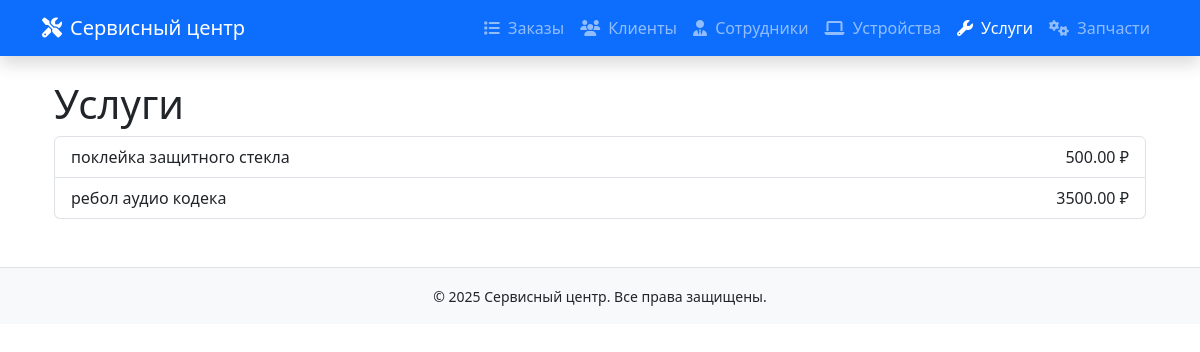
Screenshot of /serv/services/ with the database file from the repository.
### SAMserv/models.py (models this page shows, shortened)
class Service(models.Model):
    service_name = models.CharField(max_length=100)
    service_cost = models.DecimalField(max_digits=10, decimal_places=2)

### SAMserv/views.py (the view)
# urls.py: path('services/', views.service_list, name='service-list'),
def service_list(request):
    services = Service.objects.all()
    return render(request, 'services/service_list.html', {'services': services})

### SAMserv/templates/services/service_list.html (shortened to what this page needs)
{% extends 'base.html' %}
{% block content %}
<div class="container">
    <h1>Услуги</h1>
    <ul class="list-group">
        {% for s in services %}
            <li class="list-group-item d-flex justify-content-between">
                {{ s.service_name }}
                <span>{{ s.service_cost }} ₽</span>
            </li>
        {% empty %}
            <li class="list-group-item">Нет услуг</li>
        {% endfor %}
    </ul>
</div>
{% endblock %}

### rows the page displays
Service: service_name "поклейка защитного стекла", service_cost "500.00"
Service: service_name "ребол аудио кодека", service_cost "3500.00"
